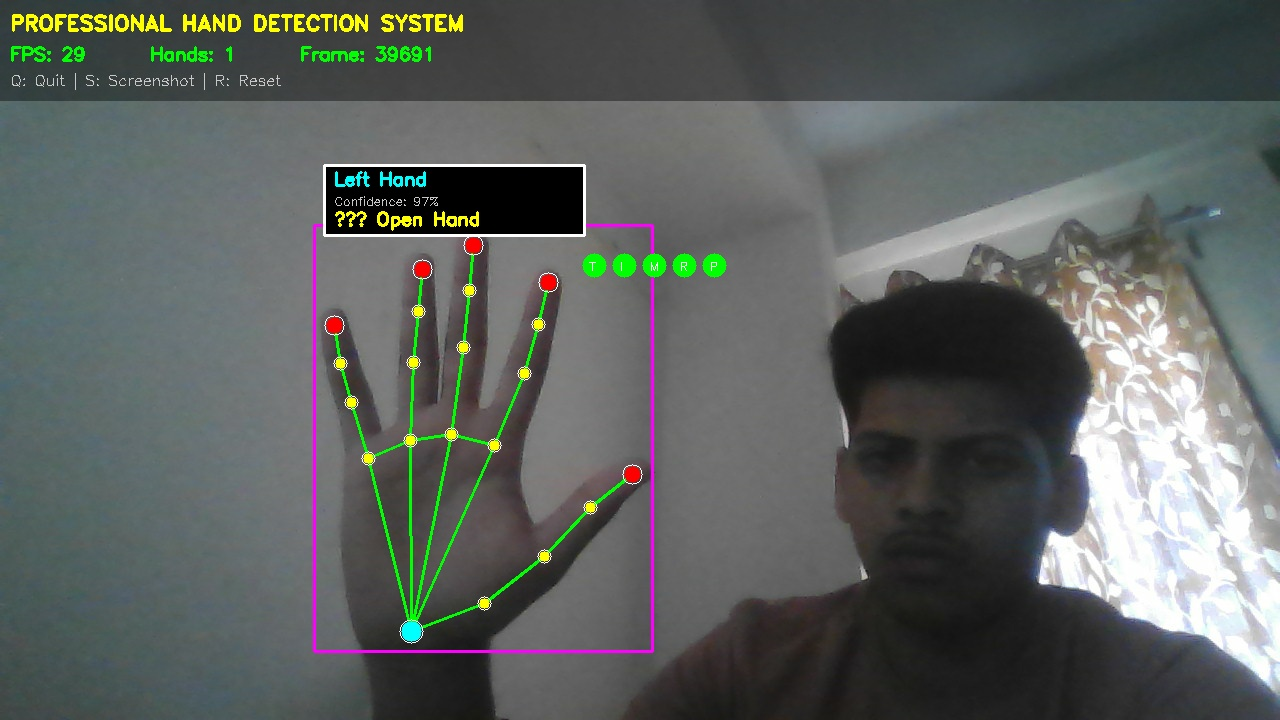
#> input picture hand_capture_39691.jpg, 1280 x 720 px, given in place of the camera
$ python import_cv2_backup.py
#> lines starting #> are read from the running program, lines starting #| are printed output that depends on the picture; after the words box and inside, x2 and y2 are one past the last pixel; in counts of white or black regions, pixels touching at a corner belong together
"""
hand_sign_with_icons_and_subtitles.py

Contour-based hand-sign detector (Python 3.13) with icon overlay and subtitles.

- Auto-slices spritesheet if ./images.jpg exists (6 columns x 5 rows default).
- Loads icons from ./icons/
- Detects finger pattern (thumb,index,middle,ring,pinky) -> matches an icon index + subtitle
- Overlays icon and writes subtitle to subtitle.txt

Install:
    pip install opencv-python numpy

Run:
    python hand_sign_with_icons_and_subtitles.py
"""
import cv2
import numpy as np
import math
import os
from collections import deque

# ---------------- CONFIG ----------------
CAM_INDEX = 0
WINDOW = "Hand Signs with Icons"
MIN_CONTOUR_AREA = 3000
HISTORY = 10
ICONS_DIR = "icons"
SPRITESHEET = "images.jpg"   # place your spritesheet next to the script or set full path
SPRITESHEET_COLS = 6
SPRITESHEET_ROWS = 5
WRITE_SUBTITLE_FILE = "subtitle.txt"

# Detection tuning
DEFECT_DEPTH_RATIO = 0.02
DEFECT_ANGLE_THRESHOLD = 90

# Map simple finger patterns to (icon_index, subtitle)
# Pattern is tuple of (thumb, index, middle, ring, pinky) -> 1 = extended, 0 = folded
# Edit these mappings to match icon indices produced by your spritesheet slicing.
PATTERN_TO_ICON = {
    (0,0,0,0,0): (0, "FIST / STOP"),
    (0,1,0,0,0): (1, "POINTING"),
    (0,1,1,0,0): (2, "PEACE"),
    (0,1,1,1,0): (3, "THREE"),
    (0,1,1,1,1): (4, "FOUR"),
    (1,1,1,1,1): (5, "OPEN HAND"),
    (1,0,0,0,0): (6, "THUMBS UP (approx)"),
    # You can add more mappings here. Icon indices correspond to icon_#.png
}

# (Optional) A fallback icon index when pattern not mapped (set None to not show)
FALLBACK_ICON_INDEX = None

# ---------------- utility: spritesheet slice & icons load ----------------
def ensure_icons_dir():
    os.makedirs(ICONS_DIR, exist_ok=True)

# [19 lines left out: function autoslice_spritesheet, not called in this run]

def load_icons(max_index_guess=30):
    icons = {}
    # try to load icons icon_0..icon_{max_index_guess-1}
    for i in range(max_index_guess):
        path = os.path.join(ICONS_DIR, f"icon_{i}.png")
        if os.path.exists(path):
            img = cv2.imread(path, cv2.IMREAD_UNCHANGED)
            icons[i] = img
    return icons

# ---------------- skin mask & geometry ----------------
def combined_skin_mask(frame):
    # YCrCb
    ycrcb = cv2.cvtColor(frame, cv2.COLOR_BGR2YCrCb)
    lower_y = np.array([0,133,77], dtype=np.uint8)
    upper_y = np.array([255,173,127], dtype=np.uint8)
    m1 = cv2.inRange(ycrcb, lower_y, upper_y)
    # HSV
    hsv = cv2.cvtColor(frame, cv2.COLOR_BGR2HSV)
    lower_h = np.array([0,30,60], dtype=np.uint8)
    upper_h = np.array([25,200,255], dtype=np.uint8)
    m2 = cv2.inRange(hsv, lower_h, upper_h)
    mask = cv2.bitwise_or(m1, m2)
    kernel = cv2.getStructuringElement(cv2.MORPH_ELLIPSE, (5,5))
    mask = cv2.morphologyEx(mask, cv2.MORPH_OPEN, kernel, iterations=2)
    mask = cv2.dilate(mask, kernel, iterations=2)
    mask = cv2.GaussianBlur(mask, (5,5), 0)
    return mask

def largest_contour(contours):
    if not contours:
        return None
    return max(contours, key=cv2.contourArea)

def wrist_estimate(contour, take_n=40):
    pts = contour.reshape(-1,2)
    idx = np.argsort(pts[:,1])[::-1]
    bottom = pts[idx[:take_n]]
    return (int(np.mean(bottom[:,0])), int(np.mean(bottom[:,1])))

def convexity_defect_fingertips(contour):
    pts = contour.reshape(-1,2)
    hull = cv2.convexHull(contour, returnPoints=False)
    if hull is None or len(hull) < 3:
        return []
    defects = cv2.convexityDefects(contour, hull)
    if defects is None:
        return []
    bbox_h = cv2.boundingRect(contour)[3] or 1
    depth_thresh = max(10, DEFECT_DEPTH_RATIO * bbox_h)
    cand = []
    for i in range(defects.shape[0]):
        s,e,f,depth = defects[i,0]
        depth_real = depth / 256.0
        start = tuple(map(int, pts[s]))
        end = tuple(map(int, pts[e]))
        far = tuple(map(int, pts[f]))
        # angle at far
        a = np.array(start, dtype=np.float32)
        b = np.array(far, dtype=np.float32)
        c = np.array(end, dtype=np.float32)
        denom = (np.linalg.norm(a-b) * np.linalg.norm(c-b))
        if denom == 0:
            continue
        cosang = float(np.dot(a-b, c-b) / denom)
        cosang = max(-1.0, min(1.0, cosang))
        angle = math.degrees(math.acos(cosang))
        if depth_real > depth_thresh and angle < DEFECT_ANGLE_THRESHOLD:
            cand.append(start); cand.append(end)
    if not cand:
        return []
    cand = list(set(cand))
    cand = sorted(cand, key=lambda p: p[1])  # prefer higher points
    unique = []
    for p in cand:
        if not any(math.hypot(p[0]-q[0], p[1]-q[1]) < 30 for q in unique):
            unique.append(p)
    unique = sorted(unique, key=lambda p: p[0])  # left->right
    return unique[:5]

def map_tips_to_five(tips, wrist, centroid):
    # order left->right
    if not tips:
        return [None]*5
    tips_sorted = sorted(tips, key=lambda p: p[0])
    orientation = 'right' if centroid[0] < wrist[0] else 'left'
    if orientation == 'left':
        tips_sorted = list(reversed(tips_sorted))
    while len(tips_sorted) < 5:
        tips_sorted.append(None)
    return tips_sorted[:5]

# ---------------- subtitle & icon overlay helpers ----------------
def draw_subtitle(frame, text):
    h,w = frame.shape[:2]
    font = cv2.FONT_HERSHEY_SIMPLEX
    scale = max(0.9, w/900)
    thickness = max(2, int(scale*2))
    (tw,th), _ = cv2.getTextSize(text, font, scale, thickness)
    padx = int(0.03*w); pady = int(0.02*h)
    box_w = tw + 2*padx; box_h = th + 2*pady
    x = (w - box_w)//2; y = h - box_h - 20
    overlay = frame.copy()
    cv2.rectangle(overlay, (x,y), (x+box_w, y+box_h), (0,0,0), -1)
    cv2.addWeighted(overlay, 0.65, frame, 0.35, 0, frame)
    tx = x + padx; ty = y + pady + th
    # outline + text
    cv2.putText(frame, text, (tx,ty), font, scale, (0,0,0), thickness+2, cv2.LINE_AA)
    cv2.putText(frame, text, (tx,ty), font, scale, (255,255,255), thickness, cv2.LINE_AA)

# [15 lines left out: function overlay_icon, not called in this run]

# ---------------- main ----------------
def main():
    ensure_icons_dir = lambda : os.makedirs(ICONS_DIR, exist_ok=True)
    ensure_icons_dir()
    # autoslice if icons folder empty and spritesheet present
    if not os.listdir(ICONS_DIR) and os.path.exists(SPRITESHEET):
        autoslice_spritesheet(SPRITESHEET, ICONS_DIR, cols=SPRITESHEET_COLS, rows=SPRITESHEET_ROWS)
    icons = load_icons(max_index_guess=SPRITESHEET_COLS*SPRITESHEET_ROWS)

    cap = cv2.VideoCapture(CAM_INDEX)
    if not cap.isOpened():
        print("Cannot open camera")
        return

    hist = deque(maxlen=HISTORY)
    last_stable = ""
    while True:
        ret, frame = cap.read()
#> frame is the input picture: shape (720, 1280, 3); mean B, G, R 95.3, 98.3, 93.3
        if not ret:
            break
        frame = cv2.flip(frame, 1)
        h,w = frame.shape[:2]
        mask = combined_skin_mask(frame)
#> in combined_skin_mask, `m1 = cv2.inRange(ycrcb, lower_y, upper_y)`:
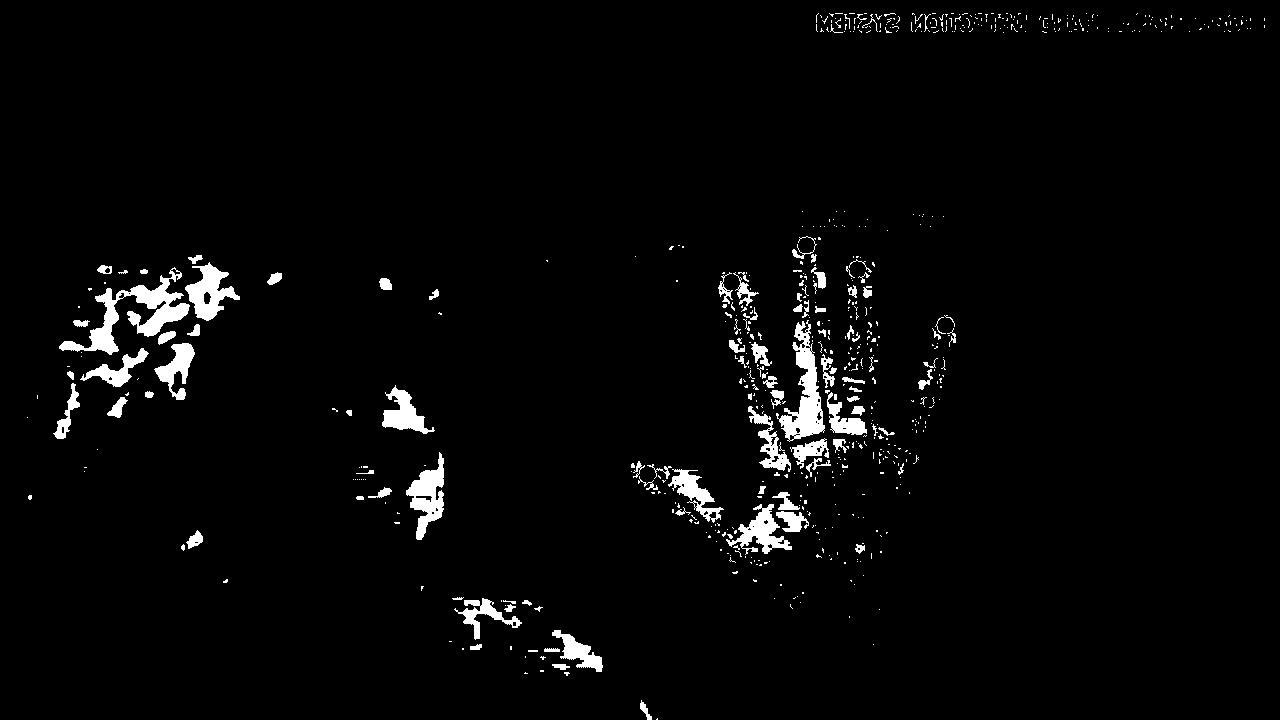
#> m1: shape (720, 1280); 2.9% white; 657 white regions (553 under 20 px), largest, box (x1, y1, x2, y2) and area: (59, 267, 190, 355) 3112, (776, 320, 825, 442) 2278, (406, 452, 444, 540) 1567
        contours, _ = cv2.findContours(mask, cv2.RETR_EXTERNAL, cv2.CHAIN_APPROX_SIMPLE)
#> contours = 18 contours; largest, box (x1, y1, x2, y2) and area: (54, 258, 240, 393) 12090, (749, 344, 871, 466) 6003, (349, 456, 450, 545) 5118, (334, 383, 430, 437) 3411, (734, 503, 807, 560) 2640
        cont = largest_contour(contours) if contours else None
#> cont = contour of 526 points, box (x1, y1, x2, y2) (54, 258, 240, 393), area 12090

        subtitle = "No hand"
        icon_to_show = None

        if cont is not None and cv2.contourArea(cont) > MIN_CONTOUR_AREA:
            try:
                approx = cv2.approxPolyDP(cont, 0.003*cv2.arcLength(cont, True), True)
#> approx = contour of 62 points, box (x1, y1, x2, y2) (54, 258, 240, 393), area 11952
                centroid = tuple(map(int, np.mean(approx.reshape(-1,2), axis=0)))
#> centroid = (148, 328)
                wrist = wrist_estimate(approx)
#> in wrist_estimate, `pts = contour.reshape(-1,2)`: pts = 62 pairs, first value 54 to 239, second value 258 to 392
#> in wrist_estimate, `idx = np.argsort(pts[:,1])[::-1]`: idx = 62 values, max 61 at index 45, min 0 at index 52, mean 30.5
#> in wrist_estimate, `bottom = pts[idx[:take_n]]`: bottom = 40 pairs, first value 54 to 225, second value 314 to 392
#> wrist = (140, 351)
                tips = convexity_defect_fingertips(approx)
#> in convexity_defect_fingertips, `hull = cv2.convexHull(contour, returnPoints=False)`: hull = [61, 51, 49, 48, 31, 30, 25, 24, 17, 16, 3, 2, 0]
#> in convexity_defect_fingertips, `defects = cv2.convexityDefects(contour, hull)`: defects = [[0, 2, 1, 1325], [3, 16, 14, 8026], [17, 24, 20, 6218], [25, 30, 28, 6394], [31, 48, 40, 17295], [49, 51, 50, 1101], [51, 61, 55, 10521]]
#> in convexity_defect_fingertips, `bbox_h = cv2.boundingRect(contour)[3] or 1`: bbox_h = 135
#> in convexity_defect_fingertips, `depth_thresh = max(10, DEFECT_DEPTH_RATIO * bbox_h)`: depth_thresh = 10
#> the loop in convexity_defect_fingertips, `for i in range(defects.shape[0]):` made 7 passes
#> (s, e, f, depth, depth_real, a, b, c) on passes 1 to 7: (0, 2, 1, 1325, 5.18, [239, 284], [231, 280], [231, 269]), (3, 16, 14, 8026, 31.35, [206, 258], [125, 311], [104, 284]), (17, 24, 20, 6218, 24.29, [89, 292], [98, 321], [55, 339]), (25, 30, 28, 6394, 24.98, [54, 353], [104, 357], [89, 377]), (31, 48, 40, 17295, 67.56, [120, 392], [123, 324], [171, 388]), (49, 51, 50, 1101, 4.3, [179, 384], [180, 378], [193, 374]), (51, 61, 55, 10521, 41.1, [193, 374], [173, 328], [239, 299])
#> after the loop in convexity_defect_fingertips, `for i in range(defects.shape[0]):`: cand = [(54, 353), (89, 377), (120, 392), (171, 388)]
#> in convexity_defect_fingertips, `cand = list(set(cand))`: cand = [(89, 377), (171, 388), (54, 353), (120, 392)]
#> in convexity_defect_fingertips, `cand = sorted(cand, key=lambda p: p[1])`: cand = [(54, 353), (89, 377), (171, 388), (120, 392)]
#> the loop in convexity_defect_fingertips, `for p in cand:` made 4 passes
#> in convexity_defect_fingertips, `unique = sorted(unique, key=lambda p: p[0])`: unique = [(54, 353), (89, 377), (120, 392), (171, 388)]
#> tips = [(54, 353), (89, 377), (120, 392), (171, 388)]
                tips5 = map_tips_to_five(tips, wrist, centroid)
#> in map_tips_to_five, `orientation = 'right' if centroid[0] < wrist[0] else 'left'`: orientation = 'left'
#> in map_tips_to_five, `tips_sorted = list(reversed(tips_sorted))`: tips_sorted = [(171, 388), (120, 392), (89, 377), (54, 353)]
#> the loop in map_tips_to_five, `while len(tips_sorted) < 5:` made 1 pass
#> after the loop in map_tips_to_five, `while len(tips_sorted) < 5:`: tips_sorted = 5 items
#> tips5 = 5 items

                # decide extended by comparing tip Y with a proximal joint along contour
                finger_states = []
                for tip in tips5:
                    if tip is None:
                        finger_states.append(0); continue
                    pts = approx.reshape(-1,2).astype(np.int32)
                    dists = np.sum((pts - np.array(tip))**2, axis=1)
                    idx = int(np.argmin(dists)); n = len(pts)
                    jprox = tuple(map(int, pts[(idx+30)%n]))
                    state = 1 if tip[1] < jprox[1] - 25 else 0
                    finger_states.append(state)
#> this loop made 5 passes
#> (tip, idx, jprox) on passes 1 to 4: ((171, 388), 48, (104, 284)), ((120, 392), 31, (239, 299)), ((89, 377), 30, (225, 305)), ((54, 353), 25, (173, 328))
#> after the loop, finger_states = [0, 0, 0, 0, 0]

                pattern = tuple(finger_states)
#> pattern = (0, 0, 0, 0, 0)
                # lookup pattern in mapping
                if pattern in PATTERN_TO_ICON:
                    icon_idx, label = PATTERN_TO_ICON[pattern]
#> icon_idx = 0; label = 'FIST / STOP'
                    icon_to_show = icons.get(icon_idx)
                    subtitle = label
#> subtitle = 'FIST / STOP'
                else:
                    subtitle = f"{sum(pattern)} fingers"
                    if FALLBACK_ICON_INDEX is not None:
                        icon_to_show = icons.get(FALLBACK_ICON_INDEX)

                # draw skeleton points for debugging
                cv2.drawContours(frame, [approx], -1, (0,255,0), 1)
                hull = cv2.convexHull(approx)
#> hull = contour of 13 points, box (x1, y1, x2, y2) (54, 258, 240, 393), area 16623
                cv2.drawContours(frame, [hull], -1, (255,0,0), 1)
                # draw wrist and tips
                cv2.circle(frame, wrist, 6, (255,255,255), -1)
#> frame: shape (720, 1280, 3); mean B, G, R 95.2, 98.3, 93.1
                for t in tips:
                    cv2.circle(frame, t, 6, (0,0,255), -1)
#> this loop made 4 passes
#> frame: shape (720, 1280, 3); mean B, G, R 95.1, 98.2, 93.1

                # small text pattern
                cv2.putText(frame, f"Pattern: {pattern}", (10,30), cv2.FONT_HERSHEY_SIMPLEX, 0.7, (255,255,255), 2)
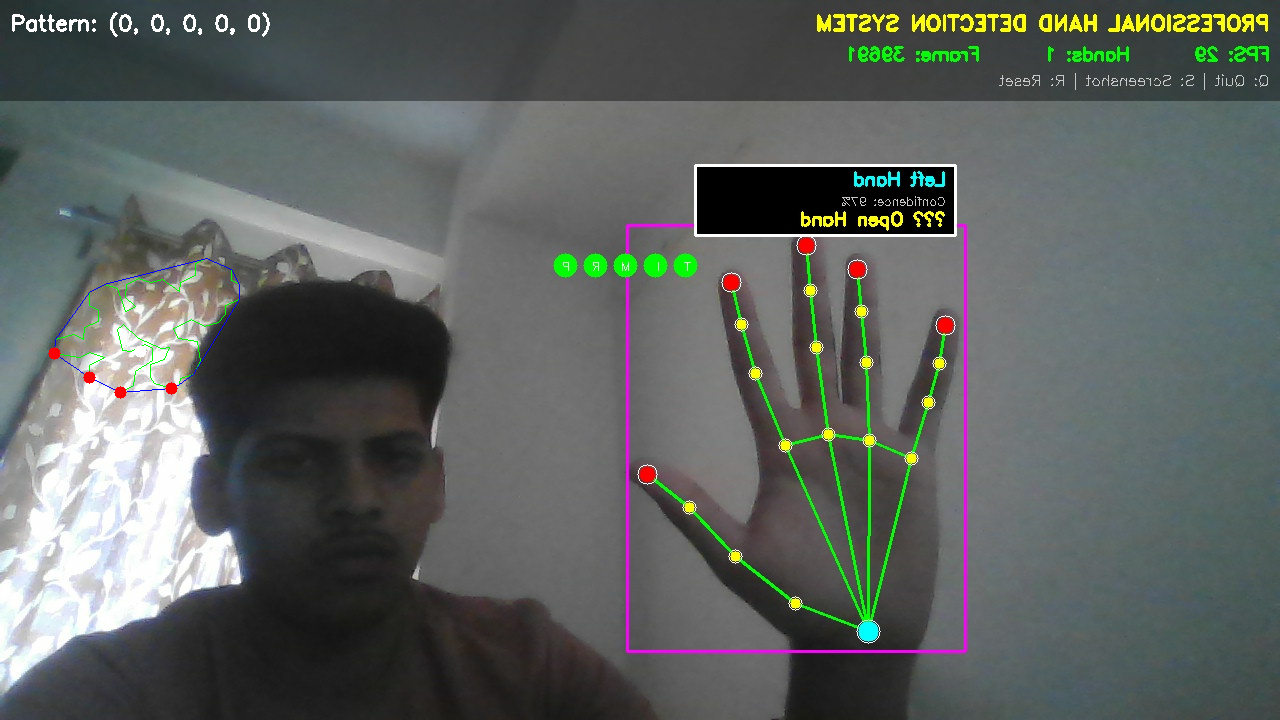
#> frame: shape (720, 1280, 3); mean B, G, R 95.4, 98.5, 93.4

            except Exception as e:
                subtitle = "Error detecting"

        hist.append(subtitle)
        try:
            stable = max(set(hist), key=hist.count)
        except Exception:
            stable = subtitle

        if stable != last_stable:
            try:
                with open(WRITE_SUBTITLE_FILE, "w", encoding="utf-8") as f:
                    f.write(stable)
            except Exception:
                pass
            last_stable = stable

        # render overlay
        draw_subtitle(frame, stable)
#> in draw_subtitle, `font = cv2.FONT_HERSHEY_SIMPLEX`: font = 0
#> in draw_subtitle, `thickness = max(2, int(scale*2))`: thickness = 2
#> in draw_subtitle, `(tw,th), _ = cv2.getTextSize(text, font, scale, thickness)`: tw = 279; th = 31
#> in draw_subtitle, `padx = int(0.03 * w)`: padx = 38
#> in draw_subtitle, `pady = int(0.02 * h)`: pady = 14
#> in draw_subtitle, `box_w = tw + 2 * padx`: box_w = 355
#> in draw_subtitle, `box_h = th + 2 * pady`: box_h = 59
#> in draw_subtitle, `x = (w - box_w) // 2`: x = 462
#> in draw_subtitle, `y = h - box_h - 20`: y = 641
#> in draw_subtitle, `cv2.rectangle(overlay, (x,y), (x+box_w, y+box_h), (0,0,0), -1)`:
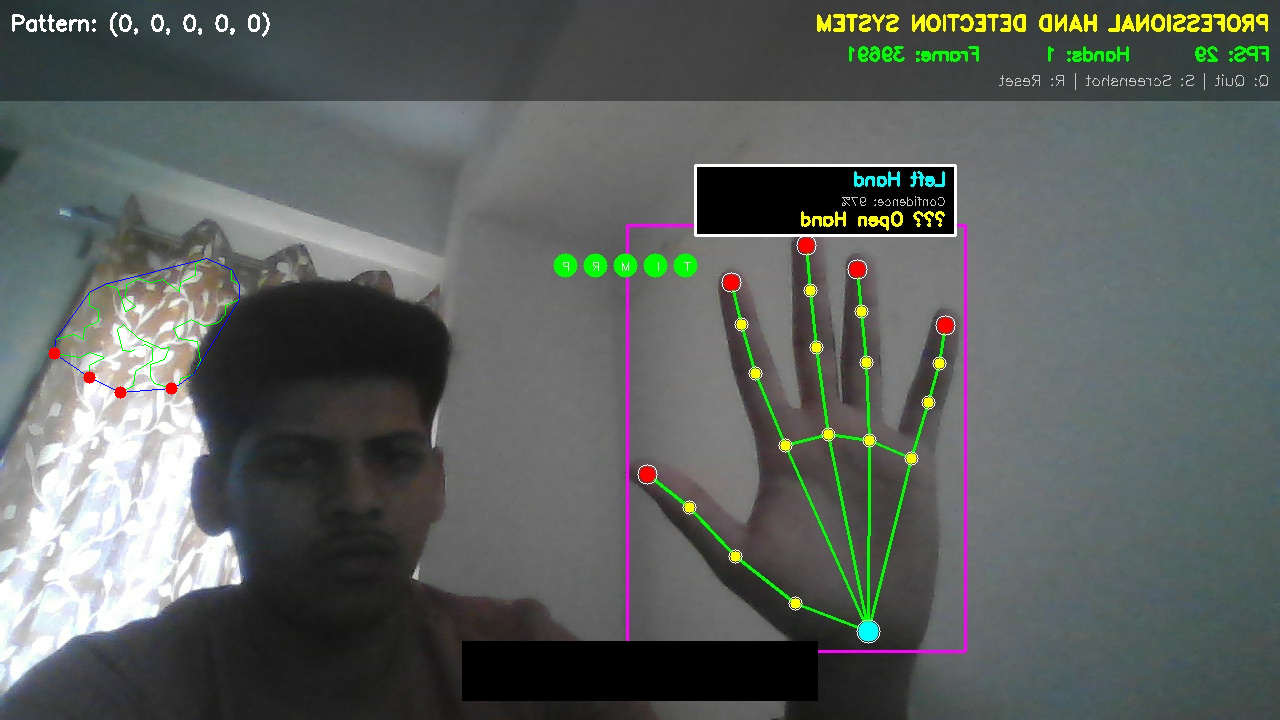
#> overlay: shape (720, 1280, 3); 2.32% of pixels changed, all inside (x1, y1, x2, y2) = (462, 641, 818, 701)
#> in draw_subtitle, `tx = x + padx`: tx = 500
#> in draw_subtitle, `ty = y + pady + th`: ty = 686
        if icon_to_show is not None:
            frame = overlay_icon(frame, icon_to_show, size=min(160, w//6))

        # mask preview
        try:
            mask_bgr = cv2.cvtColor(mask, cv2.COLOR_GRAY2BGR)
            preview = cv2.resize(mask_bgr, (int(w*0.25), int(h*0.25)))
            ph, pw = preview.shape[:2]
            frame[0:ph, 0:pw] = preview
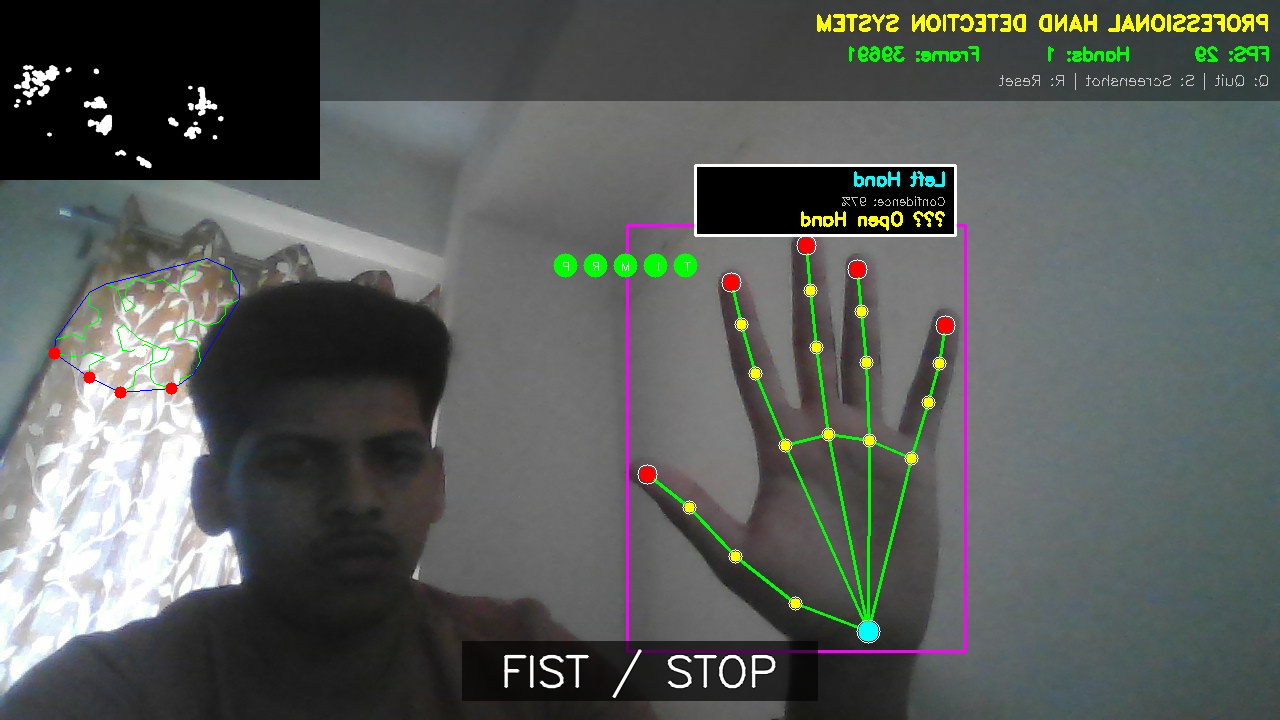
#> frame: shape (720, 1280, 3); mean B, G, R 90, 93.1, 88.8
        except Exception:
            pass

        cv2.imshow(WINDOW, frame)
        key = cv2.waitKey(1) & 0xFF
#> (key Esc is pressed here)
        if key == 27:
            break
        elif key == ord('r'):  # reload icons
            icons = load_icons(max_index_guess=SPRITESHEET_COLS*SPRITESHEET_ROWS)
            print("Reloaded icons")

    cap.release()
    cv2.destroyAllWindows()

if __name__ == "__main__":
    main()
